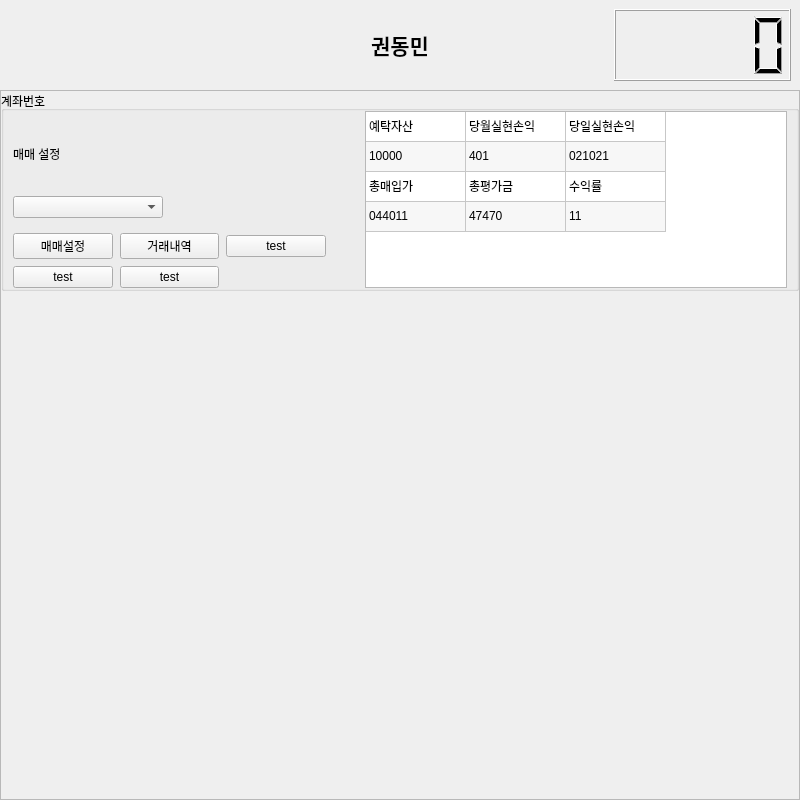
<?xml version="1.0" encoding="UTF-8"?>
<ui version="4.0">
 <class>MainWindow</class>
 <widget class="QMainWindow" name="MainWindow">
  <property name="geometry">
   <rect>
    <x>0</x>
    <y>0</y>
    <width>800</width>
    <height>800</height>
   </rect>
  </property>
  <property name="windowTitle">
   <string>MainWindow</string>
  </property>
  <widget class="QWidget" name="centralwidget">
   <layout class="QVBoxLayout" name="verticalLayout_2">
    <property name="spacing">
     <number>0</number>
    </property>
    <property name="leftMargin">
     <number>0</number>
    </property>
    <property name="topMargin">
     <number>0</number>
    </property>
    <property name="rightMargin">
     <number>0</number>
    </property>
    <property name="bottomMargin">
     <number>0</number>
    </property>
    <item>
     <layout class="QVBoxLayout" name="verticalLayout" stretch="0,0">
      <property name="spacing">
       <number>0</number>
      </property>
      <item>
       <widget class="QWidget" name="widget" native="true">
        <property name="sizePolicy">
         <sizepolicy hsizetype="Preferred" vsizetype="Fixed">
          <horstretch>0</horstretch>
          <verstretch>0</verstretch>
         </sizepolicy>
        </property>
        <property name="minimumSize">
         <size>
          <width>0</width>
          <height>90</height>
         </size>
        </property>
        <property name="maximumSize">
         <size>
          <width>16777215</width>
          <height>90</height>
         </size>
        </property>
        <layout class="QHBoxLayout" name="horizontalLayout" stretch="0,0,0">
         <item>
          <widget class="QWidget" name="widget_4" native="true"/>
         </item>
         <item>
          <widget class="QLabel" name="title">
           <property name="font">
            <font>
             <family>Agency FB</family>
             <pointsize>16</pointsize>
             <weight>75</weight>
             <bold>true</bold>
            </font>
           </property>
           <property name="text">
            <string>권동민</string>
           </property>
           <property name="alignment">
            <set>Qt::AlignCenter</set>
           </property>
          </widget>
         </item>
         <item>
          <widget class="QWidget" name="widget_5" native="true">
           <layout class="QHBoxLayout" name="horizontalLayout_5">
            <property name="spacing">
             <number>0</number>
            </property>
            <property name="leftMargin">
             <number>80</number>
            </property>
            <property name="topMargin">
             <number>0</number>
            </property>
            <property name="rightMargin">
             <number>0</number>
            </property>
            <property name="bottomMargin">
             <number>0</number>
            </property>
            <item>
             <widget class="QLCDNumber" name="lcdNumber">
              <property name="sizePolicy">
               <sizepolicy hsizetype="Preferred" vsizetype="Minimum">
                <horstretch>0</horstretch>
                <verstretch>0</verstretch>
               </sizepolicy>
              </property>
             </widget>
            </item>
           </layout>
          </widget>
         </item>
        </layout>
       </widget>
      </item>
      <item>
       <widget class="QScrollArea" name="scrollArea">
        <property name="widgetResizable">
         <bool>true</bool>
        </property>
        <widget class="QWidget" name="scrollAreaWidgetContents">
         <property name="geometry">
          <rect>
           <x>0</x>
           <y>0</y>
           <width>796</width>
           <height>706</height>
          </rect>
         </property>
         <layout class="QVBoxLayout" name="verticalLayout_3">
          <property name="spacing">
           <number>0</number>
          </property>
          <property name="leftMargin">
           <number>0</number>
          </property>
          <property name="topMargin">
           <number>0</number>
          </property>
          <property name="rightMargin">
           <number>0</number>
          </property>
          <property name="bottomMargin">
           <number>0</number>
          </property>
          <item>
           <widget class="QGroupBox" name="groupBox_2">
            <property name="sizePolicy">
             <sizepolicy hsizetype="Preferred" vsizetype="Fixed">
              <horstretch>0</horstretch>
              <verstretch>0</verstretch>
             </sizepolicy>
            </property>
            <property name="minimumSize">
             <size>
              <width>0</width>
              <height>200</height>
             </size>
            </property>
            <property name="maximumSize">
             <size>
              <width>16777215</width>
              <height>200</height>
             </size>
            </property>
            <property name="title">
             <string>계좌번호</string>
            </property>
            <layout class="QHBoxLayout" name="horizontalLayout_4" stretch="5,6">
             <property name="spacing">
              <number>0</number>
             </property>
             <property name="topMargin">
              <number>0</number>
             </property>
             <property name="bottomMargin">
              <number>0</number>
             </property>
             <item>
              <widget class="QWidget" name="widget_6" native="true">
               <layout class="QHBoxLayout" name="horizontalLayout_6" stretch="8,1">
                <property name="spacing">
                 <number>0</number>
                </property>
                <property name="leftMargin">
                 <number>0</number>
                </property>
                <property name="topMargin">
                 <number>0</number>
                </property>
                <property name="rightMargin">
                 <number>0</number>
                </property>
                <property name="bottomMargin">
                 <number>0</number>
                </property>
                <item>
                 <widget class="QWidget" name="widget_2" native="true">
                  <property name="sizePolicy">
                   <sizepolicy hsizetype="Expanding" vsizetype="Expanding">
                    <horstretch>0</horstretch>
                    <verstretch>0</verstretch>
                   </sizepolicy>
                  </property>
                  <property name="minimumSize">
                   <size>
                    <width>0</width>
                    <height>0</height>
                   </size>
                  </property>
                  <property name="maximumSize">
                   <size>
                    <width>16777215</width>
                    <height>16777215</height>
                   </size>
                  </property>
                  <layout class="QVBoxLayout" name="verticalLayout_5">
                   <property name="spacing">
                    <number>15</number>
                   </property>
                   <property name="leftMargin">
                    <number>0</number>
                   </property>
                   <property name="topMargin">
                    <number>0</number>
                   </property>
                   <property name="rightMargin">
                    <number>0</number>
                   </property>
                   <property name="bottomMargin">
                    <number>0</number>
                   </property>
                   <item>
                    <layout class="QHBoxLayout" name="horizontalLayout_3" stretch="0,1">
                     <property name="spacing">
                      <number>0</number>
                     </property>
                     <item>
                      <layout class="QVBoxLayout" name="verticalLayout_4">
                       <item>
                        <layout class="QHBoxLayout" name="horizontalLayout_2">
                         <property name="spacing">
                          <number>15</number>
                         </property>
                         <item>
                          <widget class="QLabel" name="label_2">
                           <property name="text">
                            <string>매매 설정</string>
                           </property>
                          </widget>
                         </item>
                        </layout>
                       </item>
                       <item>
                        <widget class="QComboBox" name="comboBox">
                         <property name="sizePolicy">
                          <sizepolicy hsizetype="Fixed" vsizetype="Fixed">
                           <horstretch>0</horstretch>
                           <verstretch>0</verstretch>
                          </sizepolicy>
                         </property>
                         <property name="minimumSize">
                          <size>
                           <width>150</width>
                           <height>0</height>
                          </size>
                         </property>
                         <property name="maximumSize">
                          <size>
                           <width>150</width>
                           <height>16777215</height>
                          </size>
                         </property>
                        </widget>
                       </item>
                      </layout>
                     </item>
                     <item>
                      <widget class="QWidget" name="widget_3" native="true"/>
                     </item>
                    </layout>
                   </item>
                   <item>
                    <layout class="QGridLayout" name="gridLayout_2">
                     <property name="leftMargin">
                      <number>0</number>
                     </property>
                     <property name="spacing">
                      <number>7</number>
                     </property>
                     <item row="0" column="2">
                      <widget class="QPushButton" name="pushButton_3">
                       <property name="text">
                        <string>test</string>
                       </property>
                      </widget>
                     </item>
                     <item row="1" column="0">
                      <widget class="QPushButton" name="pushButton_5">
                       <property name="text">
                        <string>test</string>
                       </property>
                      </widget>
                     </item>
                     <item row="1" column="1">
                      <widget class="QPushButton" name="pushButton_6">
                       <property name="text">
                        <string>test</string>
                       </property>
                      </widget>
                     </item>
                     <item row="0" column="0">
                      <widget class="QPushButton" name="pushButton">
                       <property name="text">
                        <string>매매설정</string>
                       </property>
                      </widget>
                     </item>
                     <item row="0" column="1">
                      <widget class="QPushButton" name="pushButton_2">
                       <property name="text">
                        <string>거래내역</string>
                       </property>
                      </widget>
                     </item>
                    </layout>
                   </item>
                  </layout>
                 </widget>
                </item>
                <item>
                 <widget class="QWidget" name="widget_7" native="true"/>
                </item>
               </layout>
              </widget>
             </item>
             <item>
              <widget class="QTableWidget" name="tableWidget">
               <property name="sizePolicy">
                <sizepolicy hsizetype="Expanding" vsizetype="Expanding">
                 <horstretch>0</horstretch>
                 <verstretch>0</verstretch>
                </sizepolicy>
               </property>
               <property name="minimumSize">
                <size>
                 <width>0</width>
                 <height>0</height>
                </size>
               </property>
               <property name="alternatingRowColors">
                <bool>true</bool>
               </property>
               <property name="rowCount">
                <number>4</number>
               </property>
               <property name="columnCount">
                <number>3</number>
               </property>
               <attribute name="horizontalHeaderVisible">
                <bool>false</bool>
               </attribute>
               <attribute name="horizontalHeaderCascadingSectionResizes">
                <bool>false</bool>
               </attribute>
               <attribute name="horizontalHeaderDefaultSectionSize">
                <number>100</number>
               </attribute>
               <attribute name="horizontalHeaderShowSortIndicator" stdset="0">
                <bool>false</bool>
               </attribute>
               <attribute name="verticalHeaderVisible">
                <bool>false</bool>
               </attribute>
               <attribute name="verticalHeaderMinimumSectionSize">
                <number>30</number>
               </attribute>
               <attribute name="verticalHeaderDefaultSectionSize">
                <number>30</number>
               </attribute>
               <row/>
               <row/>
               <row/>
               <row/>
               <column/>
               <column/>
               <column/>
               <item row="0" column="0">
                <property name="text">
                 <string>예탁자산</string>
                </property>
               </item>
               <item row="0" column="1">
                <property name="text">
                 <string>당월실현손익</string>
                </property>
               </item>
               <item row="0" column="2">
                <property name="text">
                 <string>당일실현손익</string>
                </property>
               </item>
               <item row="1" column="0">
                <property name="text">
                 <string>10000</string>
                </property>
               </item>
               <item row="1" column="1">
                <property name="text">
                 <string>401</string>
                </property>
               </item>
               <item row="1" column="2">
                <property name="text">
                 <string>021021</string>
                </property>
               </item>
               <item row="2" column="0">
                <property name="text">
                 <string>총매입가</string>
                </property>
               </item>
               <item row="2" column="1">
                <property name="text">
                 <string>총평가금</string>
                </property>
               </item>
               <item row="2" column="2">
                <property name="text">
                 <string>수익률</string>
                </property>
               </item>
               <item row="3" column="0">
                <property name="text">
                 <string>044011</string>
                </property>
               </item>
               <item row="3" column="1">
                <property name="text">
                 <string>47470</string>
                </property>
               </item>
               <item row="3" column="2">
                <property name="text">
                 <string>11</string>
                </property>
               </item>
              </widget>
             </item>
            </layout>
           </widget>
          </item>
          <item>
           <spacer name="verticalSpacer">
            <property name="orientation">
             <enum>Qt::Vertical</enum>
            </property>
            <property name="sizeHint" stdset="0">
             <size>
              <width>20</width>
              <height>40</height>
             </size>
            </property>
           </spacer>
          </item>
         </layout>
        </widget>
       </widget>
      </item>
     </layout>
    </item>
   </layout>
  </widget>
 </widget>
 <resources/>
 <connections/>
</ui>
